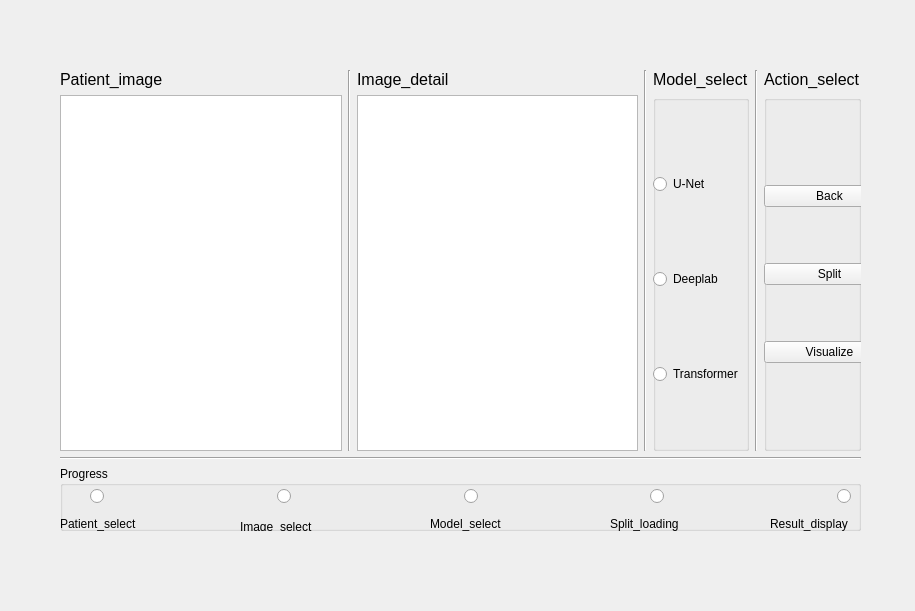
<?xml version="1.0" encoding="UTF-8"?>
<ui version="4.0">
 <class>Form</class>
 <widget class="QWidget" name="Form">
  <property name="geometry">
   <rect>
    <x>0</x>
    <y>0</y>
    <width>915</width>
    <height>611</height>
   </rect>
  </property>
  <property name="windowTitle">
   <string>Form</string>
  </property>
  <widget class="QWidget" name="layoutWidget">
   <property name="geometry">
    <rect>
     <x>40</x>
     <y>50</y>
     <width>841</width>
     <height>501</height>
    </rect>
   </property>
   <layout class="QVBoxLayout" name="verticalLayout_6" stretch="6,1">
    <property name="leftMargin">
     <number>20</number>
    </property>
    <property name="topMargin">
     <number>20</number>
    </property>
    <property name="rightMargin">
     <number>20</number>
    </property>
    <property name="bottomMargin">
     <number>20</number>
    </property>
    <item>
     <layout class="QVBoxLayout" name="verticalLayout_5">
      <item>
       <layout class="QHBoxLayout" name="horizontalLayout">
        <item>
         <layout class="QVBoxLayout" name="verticalLayout">
          <item>
           <widget class="QLabel" name="label">
            <property name="text">
             <string>&lt;html&gt;&lt;head/&gt;&lt;body&gt;&lt;p&gt;&lt;span style=&quot; font-size:12pt;&quot;&gt;Patient_image&lt;/span&gt;&lt;/p&gt;&lt;/body&gt;&lt;/html&gt;</string>
            </property>
           </widget>
          </item>
          <item>
           <widget class="QListWidget" name="listWidget_1"/>
          </item>
         </layout>
        </item>
        <item>
         <widget class="Line" name="line">
          <property name="orientation">
           <enum>Qt::Vertical</enum>
          </property>
         </widget>
        </item>
        <item>
         <layout class="QVBoxLayout" name="verticalLayout_2">
          <item>
           <widget class="QLabel" name="label_2">
            <property name="text">
             <string>&lt;html&gt;&lt;head/&gt;&lt;body&gt;&lt;p&gt;&lt;span style=&quot; font-size:12pt;&quot;&gt;Image_detail&lt;/span&gt;&lt;/p&gt;&lt;/body&gt;&lt;/html&gt;</string>
            </property>
           </widget>
          </item>
          <item>
           <widget class="QListWidget" name="listWidget_2"/>
          </item>
         </layout>
        </item>
        <item>
         <widget class="Line" name="line_2">
          <property name="orientation">
           <enum>Qt::Vertical</enum>
          </property>
         </widget>
        </item>
        <item>
         <layout class="QVBoxLayout" name="verticalLayout_3" stretch="0,1">
          <item>
           <widget class="QLabel" name="label_3">
            <property name="text">
             <string>&lt;html&gt;&lt;head/&gt;&lt;body&gt;&lt;p&gt;&lt;span style=&quot; font-size:12pt;&quot;&gt;Model_select&lt;/span&gt;&lt;/p&gt;&lt;/body&gt;&lt;/html&gt;</string>
            </property>
           </widget>
          </item>
          <item>
           <widget class="QGroupBox" name="groupBox_3">
            <property name="title">
             <string/>
            </property>
            <widget class="QWidget" name="layoutWidget">
             <property name="geometry">
              <rect>
               <x>0</x>
               <y>10</y>
               <width>117</width>
               <height>351</height>
              </rect>
             </property>
             <layout class="QVBoxLayout" name="verticalLayout_8" stretch="1,1,1">
              <item>
               <widget class="QRadioButton" name="model_select_4">
                <property name="text">
                 <string>U-Net</string>
                </property>
               </widget>
              </item>
              <item>
               <widget class="QRadioButton" name="model_select_3">
                <property name="text">
                 <string>Deeplab</string>
                </property>
               </widget>
              </item>
              <item>
               <widget class="QRadioButton" name="model_select_2">
                <property name="text">
                 <string>Transformer</string>
                </property>
               </widget>
              </item>
             </layout>
            </widget>
           </widget>
          </item>
         </layout>
        </item>
        <item>
         <widget class="Line" name="line_3">
          <property name="orientation">
           <enum>Qt::Vertical</enum>
          </property>
         </widget>
        </item>
        <item>
         <layout class="QVBoxLayout" name="verticalLayout_4" stretch="0,1">
          <item>
           <widget class="QLabel" name="label_4">
            <property name="text">
             <string>&lt;html&gt;&lt;head/&gt;&lt;body&gt;&lt;p&gt;&lt;span style=&quot; font-size:12pt;&quot;&gt;Action_select&lt;/span&gt;&lt;/p&gt;&lt;/body&gt;&lt;/html&gt;</string>
            </property>
           </widget>
          </item>
          <item>
           <widget class="QGroupBox" name="groupBox_2">
            <property name="title">
             <string/>
            </property>
            <widget class="QWidget" name="layoutWidget">
             <property name="geometry">
              <rect>
               <x>0</x>
               <y>40</y>
               <width>131</width>
               <height>281</height>
              </rect>
             </property>
             <layout class="QVBoxLayout" name="verticalLayout_7">
              <item>
               <widget class="QPushButton" name="back">
                <property name="text">
                 <string>Back</string>
                </property>
               </widget>
              </item>
              <item>
               <widget class="QPushButton" name="split">
                <property name="text">
                 <string>Split</string>
                </property>
               </widget>
              </item>
              <item>
               <widget class="QPushButton" name="visualize">
                <property name="text">
                 <string>Visualize</string>
                </property>
               </widget>
              </item>
             </layout>
            </widget>
           </widget>
          </item>
         </layout>
        </item>
       </layout>
      </item>
      <item>
       <widget class="Line" name="line_4">
        <property name="orientation">
         <enum>Qt::Horizontal</enum>
        </property>
       </widget>
      </item>
     </layout>
    </item>
    <item>
     <widget class="QGroupBox" name="groupBox">
      <property name="title">
       <string>Progress</string>
      </property>
      <widget class="QLabel" name="label_5">
       <property name="geometry">
        <rect>
         <x>710</x>
         <y>50</y>
         <width>111</width>
         <height>16</height>
        </rect>
       </property>
       <property name="text">
        <string>Result_display</string>
       </property>
      </widget>
      <widget class="QLabel" name="label_8">
       <property name="geometry">
        <rect>
         <x>550</x>
         <y>50</y>
         <width>121</width>
         <height>16</height>
        </rect>
       </property>
       <property name="text">
        <string>Split_loading</string>
       </property>
      </widget>
      <widget class="QLabel" name="label_9">
       <property name="geometry">
        <rect>
         <x>370</x>
         <y>50</y>
         <width>101</width>
         <height>16</height>
        </rect>
       </property>
       <property name="text">
        <string>Model_select</string>
       </property>
      </widget>
      <widget class="QLabel" name="label_6">
       <property name="geometry">
        <rect>
         <x>180</x>
         <y>50</y>
         <width>101</width>
         <height>21</height>
        </rect>
       </property>
       <property name="text">
        <string>Image_select</string>
       </property>
      </widget>
      <widget class="QLabel" name="label_7">
       <property name="geometry">
        <rect>
         <x>0</x>
         <y>50</y>
         <width>121</width>
         <height>16</height>
        </rect>
       </property>
       <property name="text">
        <string>Patient_select</string>
       </property>
      </widget>
      <widget class="QWidget" name="layoutWidget">
       <property name="geometry">
        <rect>
         <x>30</x>
         <y>10</y>
         <width>761</width>
         <height>41</height>
        </rect>
       </property>
       <layout class="QHBoxLayout" name="horizontalLayout_2" stretch="1,1,1,1,0">
        <item>
         <widget class="QRadioButton" name="progress_1">
          <property name="text">
           <string/>
          </property>
          <property name="autoExclusive">
           <bool>false</bool>
          </property>
         </widget>
        </item>
        <item>
         <widget class="QRadioButton" name="progress_2">
          <property name="text">
           <string/>
          </property>
          <property name="autoExclusive">
           <bool>false</bool>
          </property>
         </widget>
        </item>
        <item>
         <widget class="QRadioButton" name="progress_3">
          <property name="text">
           <string/>
          </property>
          <property name="autoExclusive">
           <bool>false</bool>
          </property>
         </widget>
        </item>
        <item>
         <widget class="QRadioButton" name="progress_4">
          <property name="text">
           <string/>
          </property>
          <property name="autoExclusive">
           <bool>false</bool>
          </property>
         </widget>
        </item>
        <item>
         <widget class="QRadioButton" name="progress_5">
          <property name="text">
           <string/>
          </property>
          <property name="autoExclusive">
           <bool>false</bool>
          </property>
         </widget>
        </item>
       </layout>
      </widget>
     </widget>
    </item>
   </layout>
  </widget>
 </widget>
 <resources/>
 <connections/>
</ui>
